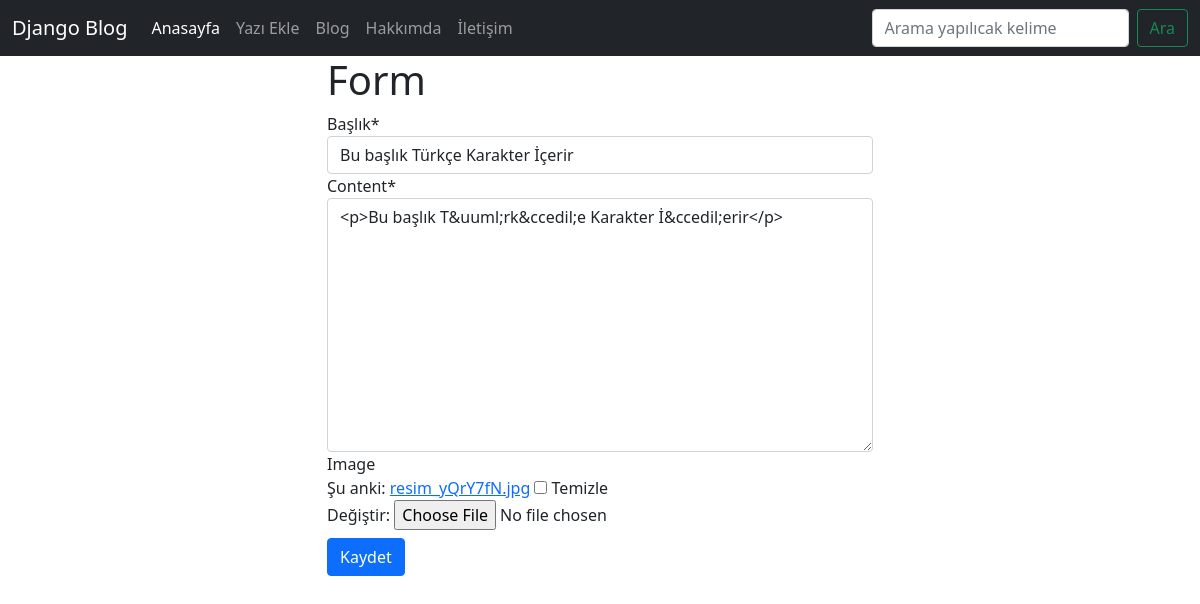
The app's page /post/bu-baslik-turkce-karakter-icerir/update/ (signed in) with its own data.
### post/models.py (models this page shows, shortened)
class Post(models.Model):
    user = models.ForeignKey(settings.AUTH_USER_MODEL, on_delete=models.SET(get_sentinel_user), verbose_name='Yazar', related_name='posts')
    title = models.CharField("Başlık", max_length=120)
    content = RichTextField('İçerik')
    publishing_date = models.DateTimeField("Yayımlanma Tarihi", auto_now_add=True)
    image = models.ImageField(null=True, blank=True)
    slug = models.SlugField(unique=True, editable=False, max_length=130)
    class Meta:
        ordering = ['-publishing_date', 'id']

### post/views.py (the view)
# urls.py: path('<slug>/update/', post_update, name='update'),
def post_update(request, slug):
    if not request.user.is_authenticated:
        raise Http404()
    post = get_object_or_404(Post, slug=slug)
    form = PostForm(request.POST or None, request.FILES or None, instance=post)
    if form.is_valid():
        form.save()
        messages.success(request, 'Başarılı bir şekilde güncellediniz.', extra_tags='mesaj-basarili')
        return HttpResponseRedirect(post.get_absolute_url())
    context = {
        'form': form,
    }
    return render(request, 'post/form.html', context)

### post/forms.py
class PostForm(forms.ModelForm):
    class Meta:
        model = Post
        fields = [
            'title',
            'content',
            'image',
        ]

### templates/post/form.html (shortened to what this page needs)
    {% extends 'base.html' %}
    {% load crispy_forms_tags %}
    {% block body %}
    <div class="container">
        <div class="row">
            <div class="col-md-6 offset-md-3">
                <form method="POST" enctype="multipart/form-data">
                    <h1>Form</h1>
                    {{form|crispy}}
                    <input class="btn btn-primary mt-2" type="submit" value="Kaydet" />
                </form>
            </div>
        </div>
    </div>
  {% endblock %}

### records on screen
Post: title "Bu başlık Türkçe Karakter İçerir", content "<p>Bu başlık T&uuml;rk&ccedil;e Karakter İ&ccedil;erir</p>"
